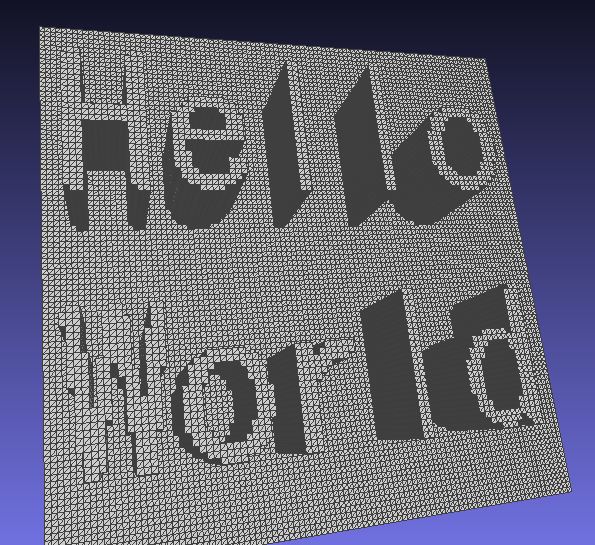
#> input picture img/sample_to_stl.PNG, 595 x 545 px
$ python pixel2stl.py img/sample_to_stl.PNG 3 1.0 1.0 1.0 5
#> lines starting #> are read from the running program, lines starting #| are printed output that depends on the picture
import trimesh
import numpy as np
import cv2
import os
import sys
import time
from shapely.geometry import Polygon

# 必要なパッケージ
# pip install trimesh==4.6.1 numpy opencv-python shapely manifold3d==3.0.1

def Gensyoku(imgpath, cluster=8):
    # K-Meansクラスタリングによる画像の減色
    # https://tat-pytone.hatenablog.com/entry/2019/06/13/210251

    # 画像の読み出し
#> called with imgpath = 'img/sample_to_stl.PNG', cluster = 3
    img = cv2.imread(imgpath)
#> img is the input picture: shape (545, 595, 3); mean B, G, R 116.3, 101.9, 101.9

    # ndarray(y,x,[B,G,R])を変形(y * x,[B,G,R])
    Z = img.reshape((-1, 3))

    # float32に型変換
    Z = np.float32(Z)

    # 計算終了条件の設定。指定された精度(1.0)か指定された回数(10)計算したら終了
    criteria = (cv2.TERM_CRITERIA_EPS + cv2.TERM_CRITERIA_MAX_ITER, 10, 1.0)

    # クラスター数
    K = cluster
    # K-Meansクラスタリングの実施
    _, label, center = cv2.kmeans(
        Z, K, None, criteria, 10, cv2.KMEANS_RANDOM_CENTERS)
#> center = [[184.7, 92.84, 92.84], [204, 204, 204], [64.83, 55.49, 55.49]]

    # 各クラスタの中心色リストcenterをunit8に型変換
    center = np.uint8(center)
#> center = [[184, 92, 92], [204, 204, 204], [64, 55, 55]]
    # 中心色リストcenterから分類結果labelの要素を取り出す
    res = center[label.flatten()]
    # 元画像の形状に変形
    res2 = res.reshape((img.shape))
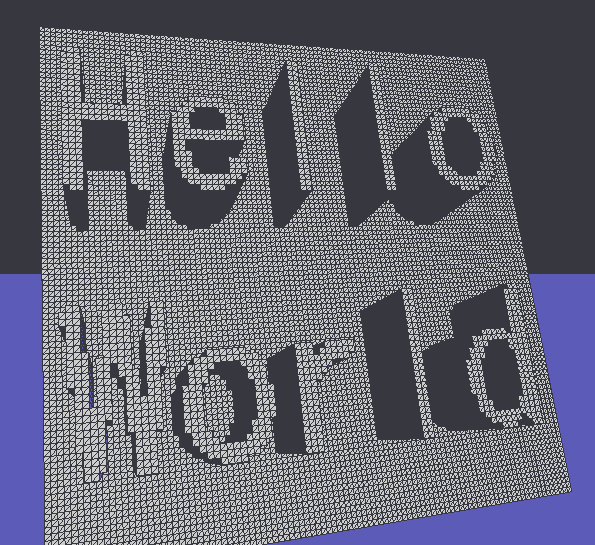
#> res2: shape (545, 595, 3); mean B, G, R 115.7, 101.5, 101.5

    return res2


def ExtrudeZDirection(polygonPoints, pixelValueArray,
                      thickness, base_height=0.0):
    # 全てのポリゴンに対して処理を行う
    trimesh_meshes = []
    for i, points in enumerate(polygonPoints):
        # 1000ポリゴンごとに処理状況を出力
        if i % 1000 == 0:
            print(f"{i} polygons processed...")

        # thicknessをかけてZ方向の高さとしbase_heightを加算
        pixel_height = base_height + thickness * pixelValueArray[i]

        # pixel_height が0の場合は次へ
        if pixel_height == 0:
            continue

        # pointsをshapelyのPolygonに変換
        polygon = Polygon(points)

        # 押し出し trimesh extrude_polygonを使う
        tempMesh = trimesh.creation.extrude_polygon(polygon, pixel_height)
        trimesh_meshes.append(tempMesh)

    # メッシュを結合
    unionMesh = trimesh.boolean.union(trimesh_meshes)

    # 処理完了を表示
    print("complete.")

    return unionMesh


if __name__ == "__main__":
    start_time = time.time()

    # デフォルト値の設定
    default_cluster = 8         # 減色数
    default_spacing = 0.5       # 1ピクセルの大きさ mm
    default_z_height = 1.0      # Zの高さ mm
    default_base_height = 1.0   # ベース長さ mm
    # True:輝度が高いとZ方向に厚み, False:輝度が低いとZ方向に厚み
    default_is_bright_z_thickness = True

    # 引数から画像パスを取得
    img_path = ""
    if len(sys.argv) == 1:
        default_is_bright_z_thickness = False
        img_path = "image.png"
    elif len(sys.argv) != 7:
        print("Usage:")
        print(
            ">python pixel2stl.py [image_path] [cluster] [spacing] [z_height] [z_baseheight] [is_bright_z_thickness]")
        print("ex:")
        print(">python pixel2stl.py sample.png 8 0.5 10.0 10.0 1")
        sys.exit(1)
    else:
        img_path = sys.argv[1]

    # 入力ファイルの存在チェック
    if not os.path.exists(img_path):
        print(f"{img_path} is not exist.")
        sys.exit(1)

    # 追加引数が提供されているかどうかに応じて変数を設定 sys.argv[1]は画像パス
    cluster = int(sys.argv[2]) if len(sys.argv) > 2 else default_cluster
    spacing = float(sys.argv[3]) if len(sys.argv) > 3 else default_spacing
    z_height = float(sys.argv[4]) if len(sys.argv) > 4 else default_z_height
    z_baseheight = float(sys.argv[5]) if len(
        sys.argv) > 5 else default_base_height
    is_bright_z_thickness = bool(int(sys.argv[6])) if len(
        sys.argv) > 6 else default_is_bright_z_thickness

    print(f"Input image path: {img_path}")
    print(f"Cluster: {cluster}, Spacing: {spacing}, Z height: {z_height}, Z base height: {z_baseheight}, is_bright_z_thickness: {is_bright_z_thickness}")

    # 減色してグレースケール画像を入手する
    print(f"input image path:{img_path}")
    gensyoku_img = Gensyoku(img_path, cluster)
    grayscale_img = cv2.cvtColor(gensyoku_img, cv2.COLOR_BGR2GRAY)
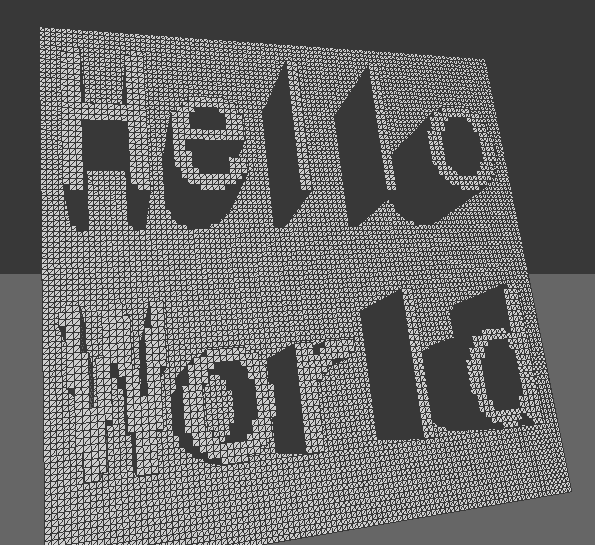
#> grayscale_img: shape (545, 595); min 56, max 204, mean 103
    grayscaleArray = np.array(grayscale_img)

    # 0-1正規化
    scale = grayscaleArray.max() - grayscaleArray.min()
#> scale = 148
    if scale != 0:
        grayscaleArray = (grayscaleArray - grayscaleArray.min()) / scale
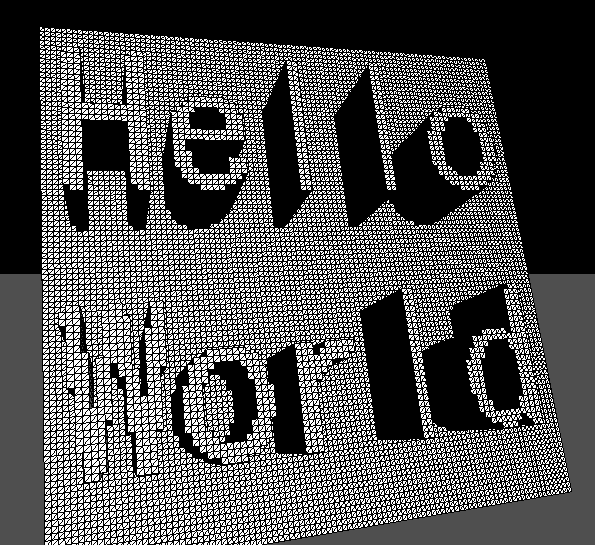
#> grayscaleArray: shape (545, 595) float64; min 0, max 1, mean 0.318
    else:
        grayscaleArray = np.zeros_like(grayscaleArray)

    # 輝度情報を元にZ方向反転
    if is_bright_z_thickness == False:
        grayscaleArray = (grayscaleArray * -1.0) + 1.0

    # 1ピクセルを輝度情報を元にZ方向に押し出す
    rectPolygons = []
    tempZValues = []
    for x in range(grayscaleArray.shape[0]):
        for y in range(grayscaleArray.shape[1]):
            # 四角形を作る
            top_left_x = x * spacing
            top_left_y = y * spacing

            points = [
                (top_left_x, top_left_y),
                (top_left_x, top_left_y + spacing),
                (top_left_x + spacing, top_left_y + spacing),
                (top_left_x + spacing, top_left_y)
            ]

            rectPolygons.append(points)
            tempZValues.append(grayscaleArray[x, y])
#> after the loop, rectPolygons = 324275 items; tempZValues = 324275 items

    zValues = np.array(tempZValues)

    # Z方向で押し出し
    combined_mesh = ExtrudeZDirection(
        rectPolygons, zValues, z_height, z_baseheight)
#> the loop in ExtrudeZDirection, `for i, points in enumerate(polygonPoints):` made 1 pass
#> (points, pixel_height) on pass 1: ([(0, 0), (0, 1), (1, 1), (1, 0)], 1)
#> (printed output is left out)
#> after the loop in ExtrudeZDirection, `for i, points in enumerate(polygonPoints):`: trimesh_meshes = []
#> (the run stopped early here; a loop or call above may not have finished)
